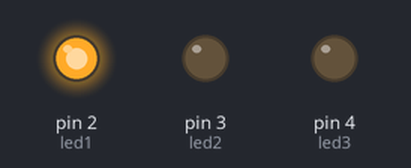
Simulated run of this sketch. Board: Arduino Uno, built with avr-gcc and run on an emulated ATmega328P. Parts: output pins drawn as LEDs (lit = HIGH).

Above: at 0.02 s.
At 0.72 s:
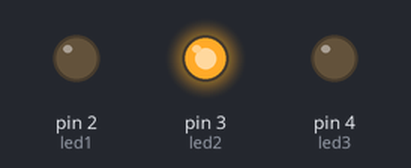
At 1.47 s:
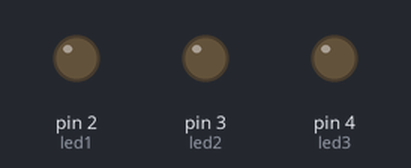
At 2.92 s:
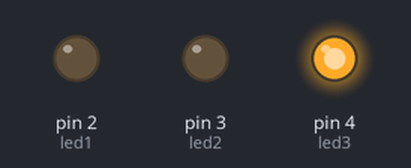
Timing chart, 0 to 3.2 s (numbered marks = the images above):
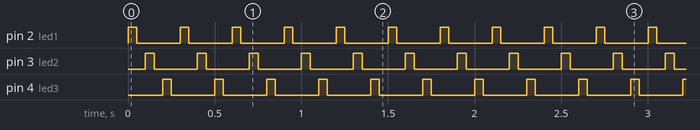

Measured:
- by itself, pin 2 (led1), pin 3 (led2), pin 4 (led3): alternates HIGH for 0.05 s and LOW for 0.25 s

The sketch:

halytysValo.ino
```cpp
#include "halytysValo.h"

void setup()
{
  Serial.begin(9600);
}

void loop()
{
 halytysValo();
}
```

halytysValo.cpp
```cpp
/*31.3-21 klo.11.30 Aki Kuivas. ohjelma toistaa ledit peräjälkeen*/

#include "halytysValo.h"
#include <Arduino.h>

  int led1 = 2;
  int led2 = 3;
  int led3 = 4;

void halytysValo()
{
  pinMode(led1, OUTPUT);
  pinMode(led2, OUTPUT);
  pinMode(led3, OUTPUT);

  digitalWrite(led1, HIGH);
  delay(50);
  digitalWrite(led1, LOW);
  delay(50);

  digitalWrite(led2, HIGH);
  delay(50);
  digitalWrite(led2, LOW);
  delay(50);

  digitalWrite(led3, HIGH);
  delay(50);
  digitalWrite(led3, LOW);
  delay(50);
}
```

halytysValo.h
```cpp
/*31.3-21 klo.11.30 Aki Kuivas. aliohjelmien esittelyt ja
yhteiset muuttujat*/

#ifndef maarittelyt
#define maarittelyt

#include <Arduino.h>

// aliohjelmien esittelyt
void halytysValo();

#endif
```
